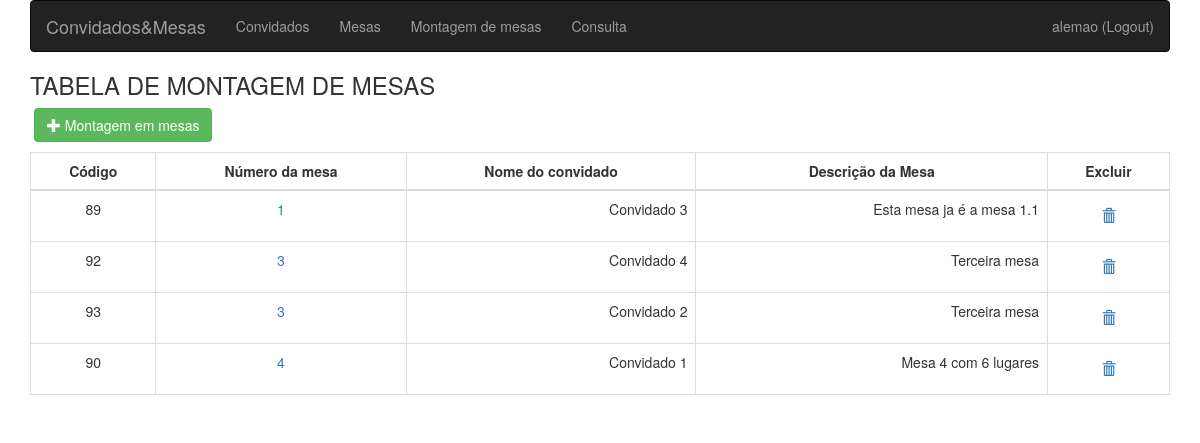
The app's page /Tabela_montagem.php (signed in) with its own data.
### tables this page shows
CREATE TABLE `mesaconvidado` (
  `idmontagem` int(10) NOT NULL,
  `idmesa` int(11) NOT NULL,
  `idconvidado` int(11) NOT NULL
);

CREATE TABLE `mesa` (
  `idmesa` int(10) NOT NULL,
  `mesanumero` int(10) NOT NULL,
  `numerodelugares` int(10) NOT NULL,
  `descricao` varchar(100) NOT NULL
);

CREATE TABLE `convidado` (
  `idconvidado` int(11) NOT NULL,
  `nome` varchar(30) NOT NULL,
  `email` varchar(30) NOT NULL,
  `telefone` varchar(30) NOT NULL,
  `ladofamilia` varchar(30) NOT NULL,
  `status` tinyint(1) NOT NULL
);

### DAO/DAO.php (called while the page is built, shortened)
<?php
class DAO {
    public function __construct() {
        $this->db = new PDO("mysql:host=localhost;dbname=listaemesas2", "root", "");
    }
}

### DAO/Montagem.php (called while the page is built, shortened)
<?php
require_once 'DAO.php';
class Montagem extends DAO {
    public function findAll() {
        $sql = $this->db->prepare("SELECT mesaconvidado.idmontagem, mesaconvidado.idmesa, mesa.mesanumero, convidado.nome, mesa.descricao, convidado.idconvidado FROM mesaconvidado INNER JOIN mesa ON mesa.idmesa=mesaconvidado.idmesa INNER JOIN convidado on mesaconvidado.idconvidado=convidado.idconvidado ORDER BY idmesa");
        $sql->execute();
        return $sql->fetchAll();
    }
}

### Tabela_montagem.php (the view, shortened to what this page needs)
<?php
$q = (isset($_GET["q"]) ? $_GET["q"] : "");
require_once 'DAO/Montagem.php';
$mesa = new Montagem();
?>
<!DOCTYPE html>
<html lang="en">
    <head>
        <link href="css/bootstrap.min.css" rel="stylesheet">
        <link href="plugins/jquery.dataTables.min.css" rel="stylesheet" type="text/css"/>
    </head>
    <body>
        <div class="container">
        <nav class="navbar navbar-inverse">
          <div class="container-fluid">
            <div class="navbar-header">
                <a class="navbar-brand" href="#">Convidados&Mesas</a>
            </div>
            <ul class="nav navbar-nav">
              <li><a href="Tabela_convidado.php" data-toggle="tooltip" title="CLIQUE PARA ACESSAR A LISTA DE CONVIDADOS">Convidados</a></li>
              <li><a href="Tabela_mesas.php" data-toggle="tooltip" title="CLIQUE PARA ACESSAR A LISTA DE MESAS">Mesas</a></li>
              <li><a href="Tabela_montagem.php" data-toggle="tooltip" title="CLIQUE PARA ACESSAR A LISTA DE MONTAGEM DE MESA">Montagem de mesas</a></li>
              <li><a href="Tabela_Consulta_Convidados.php" data-toggle="tooltip" title="CLIQUE PARA CONSULTAR MONTAGEM">Consulta</a></li>
            </ul>
              <ul class="nav navbar-nav navbar-right">
                    <?php
                    if (isset($_SESSION["login"])) {
                        echo '<li><a href="logout.php">'
                        . $_SESSION["login"]
                        . ' (Logout)</a></li>';
                    } else {
                        echo '<li><a href="login.php">Login</a></li>';
                    }
                    ?>
                </ul>
          </div>
        </nav>
            <h3>TABELA DE MONTAGEM DE MESAS</h3>
            <form method="get" class="form-inline" style="margin-bottom: 10px">
                <a data-toggle="tooltip" title="CLIQUE PARA INSERIR UM CONVIDADO À MESA" href="<?php echo $q; ?>formmontagem.php?acao=incluir" class="btn btn-success">
                    <span class="glyphicon glyphicon-plus"></span>
                    Montagem em mesas
                </a>
            </form>
            <table class="table table-bordered table-hover">
                <thead>
                    <tr>
                        <th class="text-center">Código</th>
                        <th class="text-center">Número da mesa</th>
                        <th class="text-center">Nome do convidado</th>
                        <th class="text-center">Descrição da Mesa</th>
                        <th class="text-center">Excluir</th>
                    </tr>
                </thead>
                <tbody>
                <form method="post">
                    <?php
                    $tabela = $mesa->findAll();
                    foreach ($tabela as $linha) {
                        echo '<tr>'
                        . '<td class="text-center">'
                        . $linha['idmontagem']
                        . '</td>'
                        . ' <td class="text-center"> <a  data-toggle="tooltip" title="CLIQUE NO NÚMERO DA MESA PARA EDITAR A MONTAGEM" href="formmontagem.php?acao=editar&cod='
                        . $linha['idmontagem']
                        . '">'
                        . $linha['mesanumero']
                        . '</a></td>'
                        . '<td class="text-right">  '
                        . $linha['nome']
                        . '</td>'
                        . '<td class="text-right">  '
                        . $linha['descricao']
                        . '</td>'
                        . '<td class="text-center" data-toggle="tooltip" title="CLIQUE  PARA EXCLUIR">'
                        . '<button type="submit" class="btn btn-link" name="delete" value="'
                        . $linha['idconvidado']
                        . '" onclick="return confirm(\'Deseja realmente excluir?\')">'
                        . '<span class="glyphicon glyphicon-trash"></span>'
                        . '</button>'
                        . '</td>'
                        . '</tr>' . "\n";
                    }
                    ?>
                </form>
                </tbody>
            </table>
        </div>
    </body>
</html>

### records on screen
mesaconvidado: idmontagem "89", idmesa.mesanumero "1", idconvidado.nome "Convidado 3", idmesa.descricao "Esta mesa ja é a mesa 1.1"
mesaconvidado: idmontagem "92", idmesa.mesanumero "3", idconvidado.nome "Convidado 4", idmesa.descricao "Terceira mesa"
mesaconvidado: idmontagem "93", idmesa.mesanumero "3", idconvidado.nome "Convidado 2", idmesa.descricao "Terceira mesa"
mesaconvidado: idmontagem "90", idmesa.mesanumero "4", idconvidado.nome "Convidado 1", idmesa.descricao "Mesa 4 com 6 lugares"

### other values on screen
$_SESSION["login"] "alemao"
